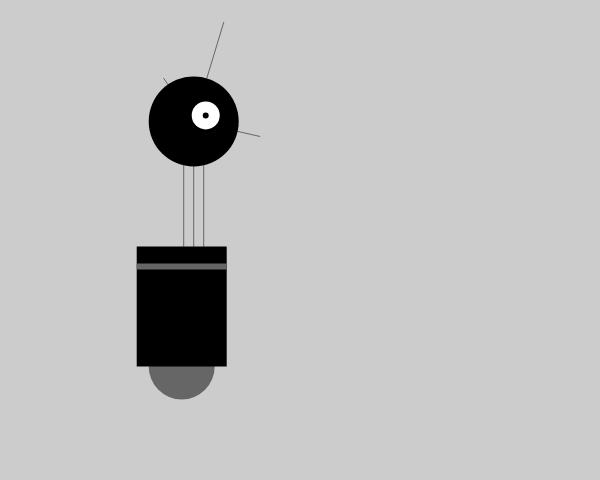
Frame 1 (no input)
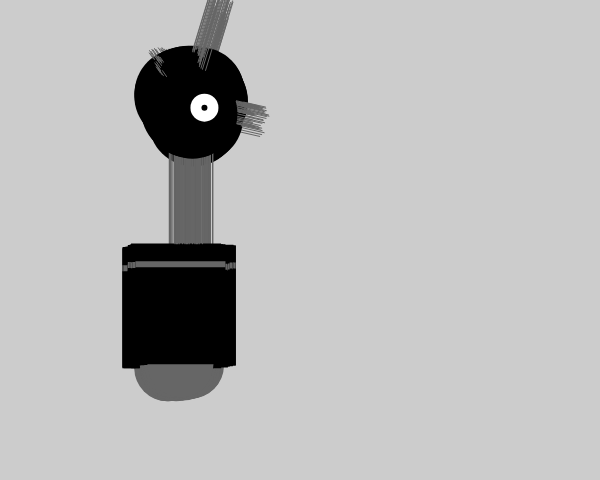
Frame 60 (no input)
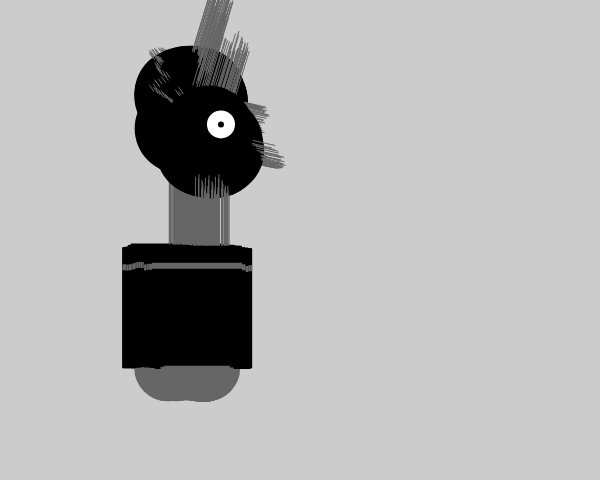
Frame 120 (the mouse pressed at the canvas centre since frame 60)

The p5.js sketch that drew these frames (run headless with seeded random() and noise() and a simulated clock; from frame 60 on, the mouse is pressed at the canvas centre):

// p5.js sketch
// ── sketch.js
var x = 180;           // X-coordinate
var y = 400;           // Y-coordinate
var bodyHeight = 153;  // Body Height
var neckHeight = 56;   // Neck Height
var radius = 45;       // Head Radius
var angle = 0.0;       // Angle for motion

function setup() {
  createCanvas(600, 480);
  ellipseMode(RADIUS);
  background(204);
}

function draw() {
  // Change position by a small random amount
  x += random(-4, 4);
  y += random(-1, 1);

  // Change height of neck
  neckHeight = 80 + sin(angle) * 30;
  angle += 0.05;

 // Adjust the height of the head
 var ny = y - bodyHeight - neckHeight - radius;

 // Neck
 stroke(102);
 line(x+2, y-bodyHeight, x+2, ny);
 line(x+12, y-bodyHeight, x+12, ny);
 line(x+22, y-bodyHeight, x+22, ny);

 // Antennae
 line(x+12, ny, x-18, ny-43);
 line(x+12, ny, x+42, ny-99);
 line(x+12, ny, x+78, ny+15);

 // Body
 noStroke();
 fill(102);
 ellipse(x, y-33, 33, 33);
 fill(0);
 rect(x-45, y-bodyHeight, 90, bodyHeight-33);
 fill(102);
 rect(x-45, y-bodyHeight+17, 90, 6);

 // Head
 fill(0);
 ellipse(x+12, ny, radius, radius);
 fill(255);
 ellipse(x+24, ny-6, 14, 14);
 fill(0);
 ellipse(x+24, ny-6, 3, 3);
}
